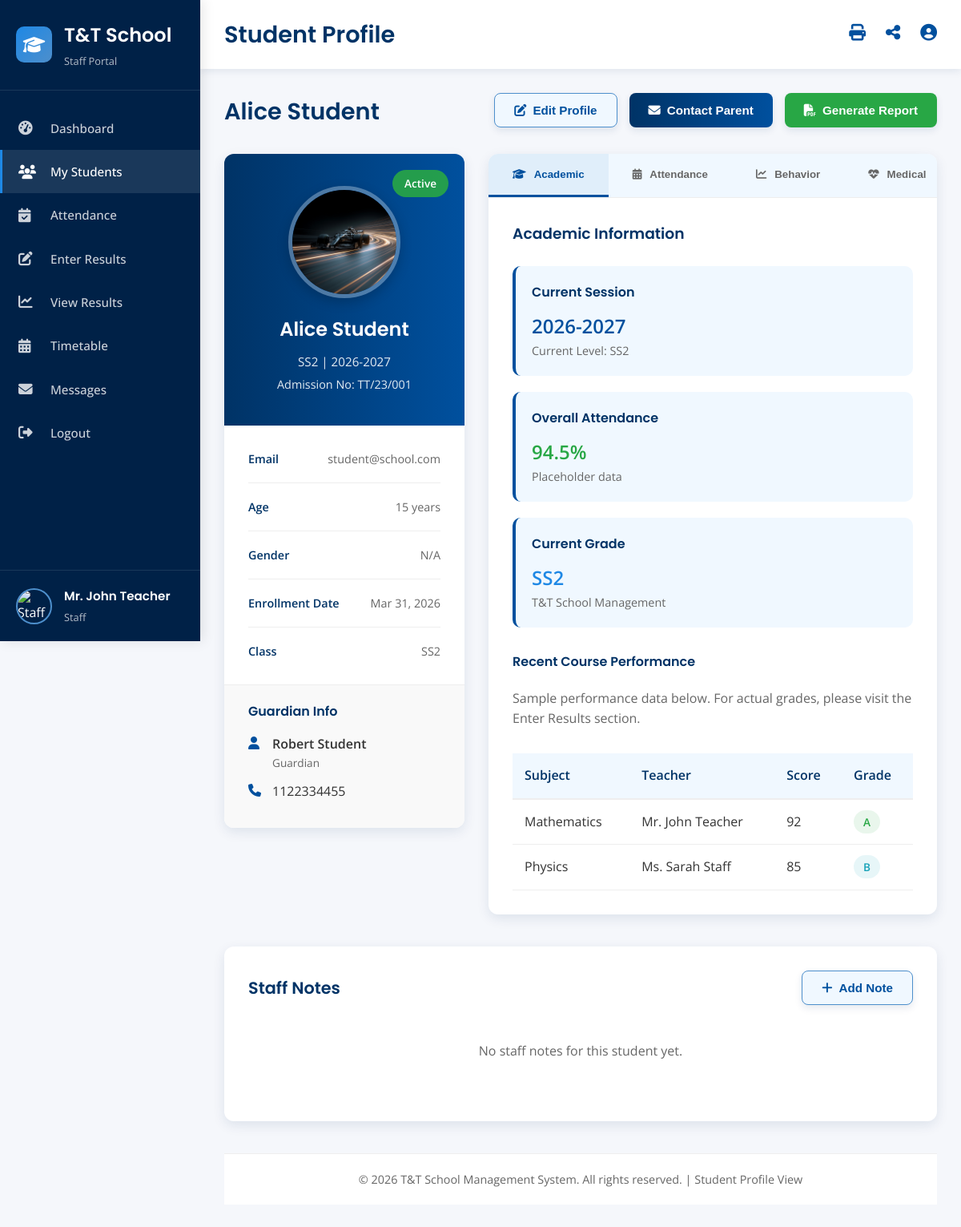
The app's page /staff/view_students.php?id=1 (signed in) with its own data.
### tables this page shows
CREATE TABLE `staff` (
  `staff_id` int(11) NOT NULL,
  `full_name` varchar(100) NOT NULL,
  `email` varchar(100) NOT NULL,
  `password` varchar(255) NOT NULL,
  `qualification` varchar(100) DEFAULT NULL,
  `subject` varchar(100) DEFAULT NULL,
  `position` varchar(50) DEFAULT NULL,
  `phone` varchar(20) DEFAULT NULL,
  `image` varchar(255) DEFAULT NULL,
  `created_at` timestamp NOT NULL DEFAULT current_timestamp()
);

CREATE TABLE `students` (
  `student_id` int(11) NOT NULL,
  `full_name` varchar(100) NOT NULL,
  `admission_no` varchar(20) NOT NULL,
  `email` varchar(30) NOT NULL,
  `password` varchar(255) NOT NULL,
  `age` int(3) NOT NULL,
  `parent_guardian` varchar(100) NOT NULL,
  `contact_number` varchar(20) NOT NULL,
  `session_of_year` varchar(20) NOT NULL,
  `class_name` varchar(10) DEFAULT NULL,
  `image` varchar(255) DEFAULT NULL,
  `created_at` timestamp NOT NULL DEFAULT current_timestamp()
);

### staff/view_students.php (the view, shortened to what this page needs)
<?php
require_once '../include/config.php';
$student_id = isset($_GET['id']) ? intval($_GET['id']) : 0;
$query = "
    SELECT * FROM students WHERE student_id = ?
";
$stmt = $pdo->prepare($query);
$stmt->execute([$student_id]);
$student = $stmt->fetch(PDO::FETCH_ASSOC);
$avatar = !empty($student['image']) ? '../assets/images/student/' . $student['image'] : 'https://ui-avatars.com/api/?name=' . urlencode($student['full_name']) . '&background=random';
$enrollment_date = date('M d, Y', strtotime($student['created_at']));
?>
<!DOCTYPE html>
<html lang="en">
<head>
    <link rel="stylesheet" href="https://cdnjs.cloudflare.com/ajax/libs/font-awesome/6.4.0/css/all.min.css">
</head>
<body>
    <div class="container">
        <?php include '../include/staff_sidebar.php'; ?>
        <div class="main-content" id="mainContent">
            <div class="top-header">
                <div class="header-left">
                    <div class="page-title">
                        <h1>Student Profile</h1>
                    </div>
                </div>
                <div class="header-right">
                    <div class="header-action">
                        <i class="fas fa-print" title="Print Profile"></i>
                    </div>
                    <div class="header-action">
                        <i class="fas fa-share-alt" title="Share"></i>
                    </div>
                    <div class="header-action">
                        <i class="fas fa-user-circle"></i>
                    </div>
                </div>
            </div>
            <div class="dashboard-content">
                <div class="student-profile-header">
                    <h2><?php echo htmlspecialchars($student['full_name']); ?></h2>
                    <div class="student-actions">
                        <button class="btn btn-secondary">
                            <i class="fas fa-edit"></i> Edit Profile
                        </button>
                        <button class="btn btn-primary">
                            <i class="fas fa-envelope"></i> Contact Parent
                        </button>
                        <button class="btn btn-success">
                            <i class="fas fa-file-pdf"></i> Generate Report
                        </button>
                    </div>
                </div>
                <div class="student-profile-container">
                    <div class="student-profile-card">
                        <div class="profile-header">
                            <div class="profile-status status-active">Active</div>
                            <div class="profile-avatar">
                                <img src="<?php echo $avatar; ?>" alt="<?php echo htmlspecialchars($student['full_name']); ?>">
                            </div>
                            <h3><?php echo htmlspecialchars($student['full_name']); ?></h3>
                            <p><?php echo htmlspecialchars($student['class_name'] ?? 'N/A'); ?> | <?php echo htmlspecialchars($student['session_of_year'] ?? 'N/A'); ?></p>
                            <p style="font-size: 0.9rem; margin-top: 5px;">Admission No: <?php echo htmlspecialchars($student['admission_no']); ?></p>
                        </div>
                        <div class="profile-body">
                            <div class="profile-detail">
                                <span class="detail-label">Email</span>
                                <span class="detail-value"><?php echo htmlspecialchars($student['email']); ?></span>
                            </div>
                            <div class="profile-detail">
                                <span class="detail-label">Age</span>
                                <span class="detail-value"><?php echo htmlspecialchars($student['age']); ?> years</span>
                            </div>
                            <div class="profile-detail">
                                <span class="detail-label">Gender</span>
                                <span class="detail-value">N/A</span>
                            </div>
                            <div class="profile-detail">
                                <span class="detail-label">Enrollment Date</span>
                                <span class="detail-value"><?php echo $enrollment_date; ?></span>
                            </div>
                            <div class="profile-detail">
                                <span class="detail-label">Class</span>
                                <span class="detail-value"><?php echo htmlspecialchars($student['class_name'] ?? 'N/A'); ?></span>
                            </div>
                        </div>
                        <div class="profile-footer">
                            <div class="emergency-contact">
                                <h4>Guardian Info</h4>
                                <div class="contact-item">
                                    <i class="fas fa-user"></i>
                                    <div>
                                        <div style="font-weight: 600;"><?php echo htmlspecialchars($student['parent_guardian']); ?></div>
                                        <div style="font-size: 0.85rem; color: var(--text-light);">Guardian</div>
                                    </div>
                                </div>
                                <div class="contact-item">
                                    <i class="fas fa-phone"></i>
                                    <div><?php echo htmlspecialchars($student['contact_number']); ?></div>
                                </div>
                            </div>
                        </div>
                    </div>
                    <div class="student-details-tabs">
                        <div class="tabs-header">
                            <button class="tab-btn active" data-tab="academic">
                                <i class="fas fa-graduation-cap"></i> Academic
                            </button>
                            <button class="tab-btn" data-tab="attendance">
                                <i class="fas fa-calendar-alt"></i> Attendance
                            </button>
                            <button class="tab-btn" data-tab="behavior">
                                <i class="fas fa-chart-line"></i> Behavior
                            </button>
                            <button class="tab-btn" data-tab="medical">
                                <i class="fas fa-heartbeat"></i> Medical
                            </button>
                        </div>
                        <div class="tab-content active" id="academicTab">
                            <h3 style="margin-bottom: 25px;">Academic Information</h3>
                            <div class="academic-info-grid">
                                <div class="academic-card">
                                    <h4>Current Session</h4>
                                    <p style="font-size: 1.5rem; font-weight: 600; color: var(--primary-medium);"><?php echo htmlspecialchars($student['session_of_year']); ?></p>
                                    <p style="font-size: 0.9rem; color: var(--text-light);">Current Level: <?php echo htmlspecialchars($student['class_name']); ?></p>
                                </div>
                                <div class="academic-card">
                                    <h4>Overall Attendance</h4>
                                    <p style="font-size: 1.5rem; font-weight: 600; color: var(--success);">94.5%</p>
                                    <p style="font-size: 0.9rem; color: var(--text-light);">Placeholder data</p>
                                </div>
                                <div class="academic-card">
                                    <h4>Current Grade</h4>
                                    <p style="font-size: 1.5rem; font-weight: 600; color: var(--accent-blue);"><?php echo htmlspecialchars($student['class_name']); ?></p>
                                    <p style="font-size: 0.9rem; color: var(--text-light);">T&T School Management</p>
                                </div>
                            </div>
                            <h4 style="margin: 30px 0 20px;">Recent Course Performance</h4>
                            <p style="color: var(--text-light); margin-bottom: 20px;">Sample performance data below. For actual grades, please visit the Enter Results section.</p>
                            <div class="grades-table-container">
                                <table class="grades-table">
                                    <thead>
                                        <tr>
                                            <th>Subject</th>
                                            <th>Teacher</th>
                                            <th>Score</th>
                                            <th>Grade</th>
                                        </tr>
                                    </thead>
                                    <tbody>
                                        <tr>
                                            <td>Mathematics</td>
                                            <td>Mr. John Teacher</td>
                                            <td>92</td>
                                            <td><span class="grade-badge grade-a">A</span></td>
                                        </tr>
                                        <tr>
                                            <td>Physics</td>
                                            <td>Ms. Sarah Staff</td>
                                            <td>85</td>
                                            <td><span class="grade-badge grade-b">B</span></td>
                                        </tr>
                                    </tbody>
                                </table>
                            </div>
                        </div>
                    </div>
                </div>
                <div class="notes-section">
                    <div class="notes-header">
                        <h3>Staff Notes</h3>
                        <button class="btn btn-secondary" id="addNoteBtn">
                            <i class="fas fa-plus"></i> Add Note
                        </button>
                    </div>
                    <div class="notes-list" id="notesList">
                        <p style="color: var(--text-light); text-align: center; padding: 20px;">No staff notes for this student yet.</p>
                    </div>
                </div>
                <div class="dashboard-footer">
                    <p>&copy; <?php echo date('Y'); ?> T&T School Management System. All rights reserved. | Student Profile View</p>
                </div>
            </div>
        </div>
    </div>
</body>
</html>

### include/staff_sidebar.php (shortened to what this page needs)
<?php
$currentPage = basename($_SERVER['PHP_SELF']);
require_once __DIR__ . '/config.php';
$staff_name = "Staff Member";
$staff_position = "Teacher";
$staff_image = "../assets/images/staff/default.png";
if (isset($_SESSION['user_id']) && $_SESSION['role'] === 'staff') {
    $stmt = $pdo->prepare("SELECT * FROM staff WHERE staff_id = ?");
    $stmt->execute([$_SESSION['user_id']]);
    $staff = $stmt->fetch();
    if ($staff) {
        $staff_name = $staff['full_name'];
        $staff_position = $staff['position'];
    }
}
?>
<div class="sidebar" id="sidebar">
    <div class="sidebar-header">
        <div class="logo-icon">
            <i class="fas fa-graduation-cap"></i>
        </div>
        <div class="logo-text">
            <h2>T&T School</h2>
            <p>Staff Portal</p>
        </div>
    </div>
    <div class="sidebar-menu">
        <a href="dashboard.php" class="menu-item <?php echo ($currentPage == 'dashboard.php') ? 'active' : ''; ?>">
            <i class="fas fa-tachometer-alt"></i>
            <span class="menu-text">Dashboard</span>
        </a>
        <a href="enroll_student.php" class="menu-item <?php echo ($currentPage == 'view_students.php') ? 'active' : ''; ?>">
            <i class="fas fa-users"></i>
            <span class="menu-text">My Students</span>
        </a>
        <a href="attendance.php" class="menu-item <?php echo ($currentPage == 'attendance.php') ? 'active' : ''; ?>">
            <i class="fas fa-calendar-check"></i>
            <span class="menu-text">Attendance</span>
        </a>
        <a href="enter_results.php" class="menu-item <?php echo ($currentPage == 'enter_results.php') ? 'active' : ''; ?>">
            <i class="fas fa-edit"></i>
            <span class="menu-text">Enter Results</span>
        </a>
        <a href="view_result.php" class="menu-item <?php echo ($currentPage == 'view_result.php') ? 'active' : ''; ?>">
            <i class="fas fa-chart-line"></i>
            <span class="menu-text">View Results</span>
        </a>
        <a href="time_table.php" class="menu-item <?php echo ($currentPage == 'time_table.php') ? 'active' : ''; ?>">
            <i class="fas fa-calendar-alt"></i>
            <span class="menu-text">Timetable</span>
        </a>
        <a href="#" class="menu-item">
            <i class="fas fa-envelope"></i>
            <span class="menu-text">Messages</span>
        </a>
        <a href="../auth/logout.php" class="menu-item">
            <i class="fas fa-sign-out-alt"></i>
            <span class="menu-text">Logout</span>
        </a>
    </div>
    <div class="sidebar-footer">
        <div class="user-info">
            <div class="user-avatar">
                <img src="<?php echo htmlspecialchars($staff_image); ?>" alt="Staff Image">
            </div>
            <div class="user-details">
                <h4><?php echo htmlspecialchars($staff_name); ?></h4>
                <p><?php echo htmlspecialchars($staff_position); ?></p>
            </div>
        </div>
    </div>
</div>

### records on screen
staff: full_name "Mr. John Teacher", position "Staff"
students: full_name "Alice Student", image (picture), class_name "SS2", session_of_year "2026-2027", admission_no "TT/23/001", email "student@school.com", age "15", created_at "Mar 31, 2026", parent_guardian "Robert Student", contact_number "1122334455"
